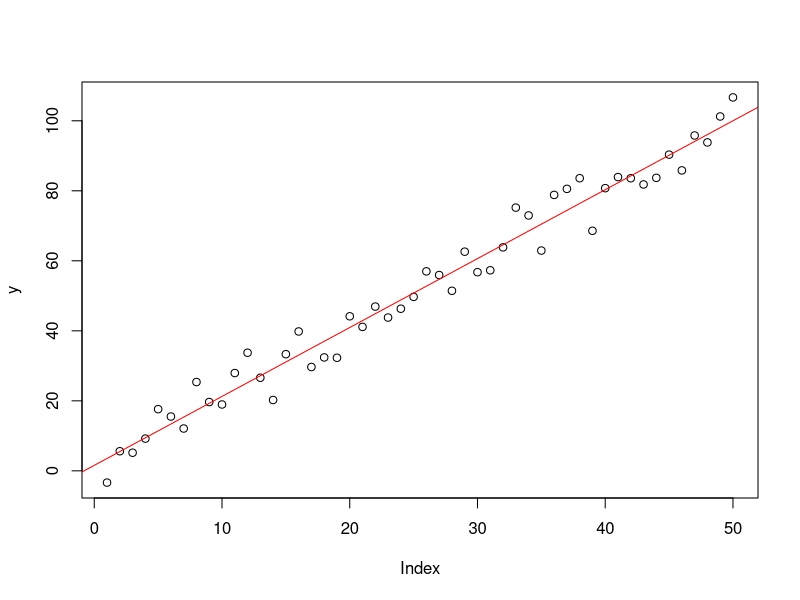

Reproduce this figure in R.
#!/usr/bin/Rscript

lssq.lm <- function(xi, yi)
{
  xm <- sum(xi) / length(xi)
  ym <- sum(yi) / length(yi)
  
  xd <- xi - xm
  yd <- yi - ym
  
  xq <- xd * xd
  yq <- yd * yd
  
  prod <- xd*yd
  
  a <- sum(prod) / sum(xq)
  b <- ym - a * xm
  
  return (create_returnvalue(xi, yi, b, a))
}

proj.lm <- function(x, y) {
  X           <- matrix(1, length(x), 2)
  X[,2]       <- x
  
  a_estimator <- solve(t(X) %*% X) %*% t(X) %*% y
  b           <- a_estimator[2,1]
  a           <- a_estimator[1,1]
  
  return (create_returnvalue(x, y, a, b))
}

create_returnvalue <- function(x, y, a, b) {
  fit       <- b * x + a
  
  residuums <- y     - fit
  
  return (list(
    x.values=x, 
    y.values=y, 
    fitted.values=fit, 
    residuals=residuums, 
    coefficients=c(a, b)))
}

n <- 50
a <- 2
x <- c(1:n)
y <- a*x + rnorm(n, sd=5)
#
proj <- proj.lm(x, y)
#
plot(y)
abline(proj$coefficients[1], proj$coefficients[2], col = "red")
